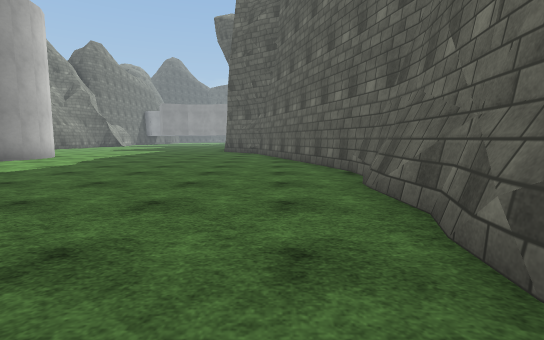
[1] (above)

18 first-person views from a walk through a Unity game level. The camera is 1.2 m above the floor, tilts 6° down and sees 85° across. The floor is counted in squares, 2 m on a side. Each view is taken from the middle of a square. On the plan, view 1 faces up. The plan holds only what a view shows up to about 9 squares ahead; the rest is blank. The place goes on beyond the plan. Some animated figures are not drawn. Surface patterns are stand-ins for the level's own textures.

[2]
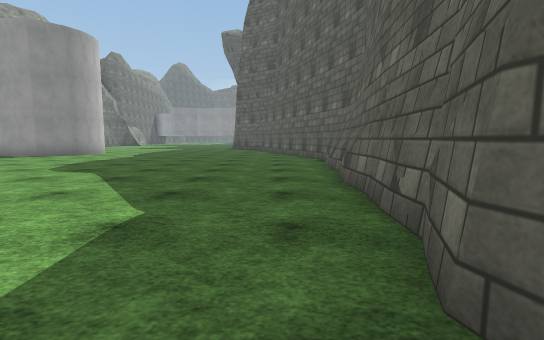

[3]
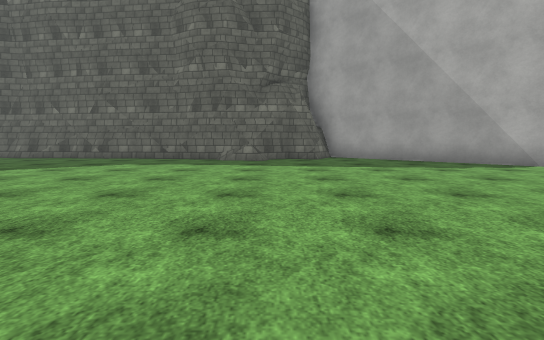

[4]
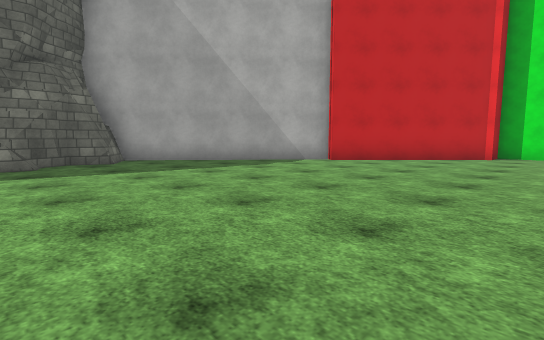

[5]
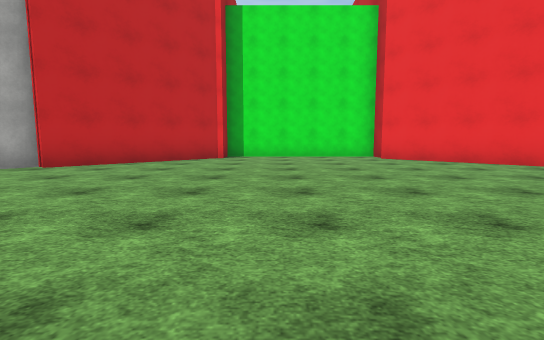

[6]
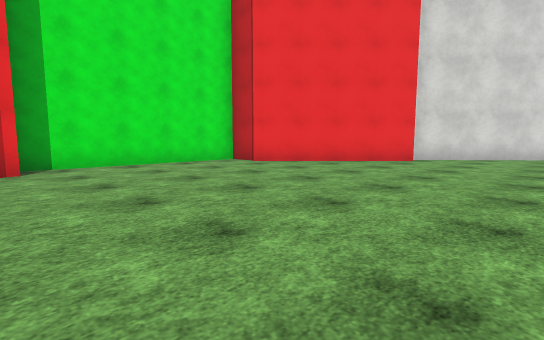

[7]
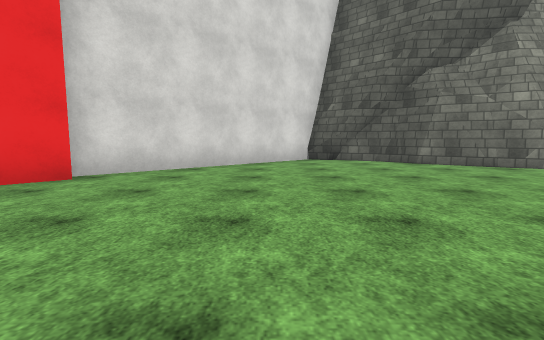

[8]
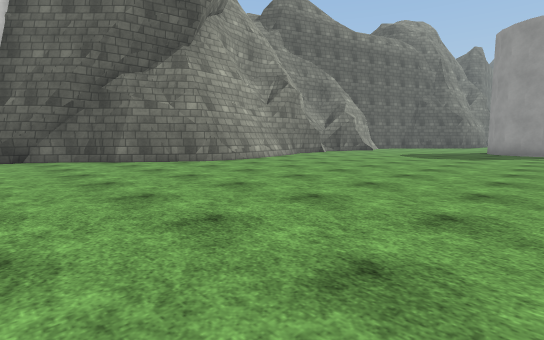

[9]
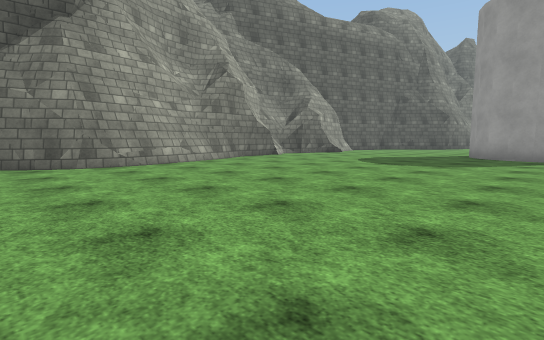

[10]
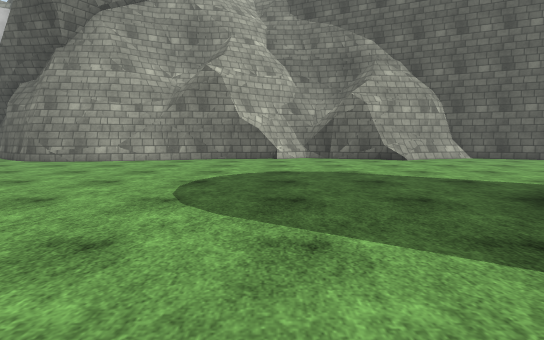

[11]
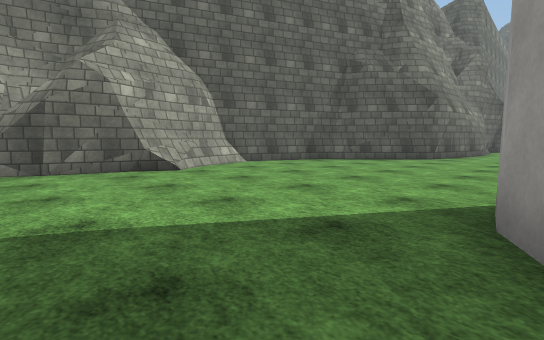

[12]
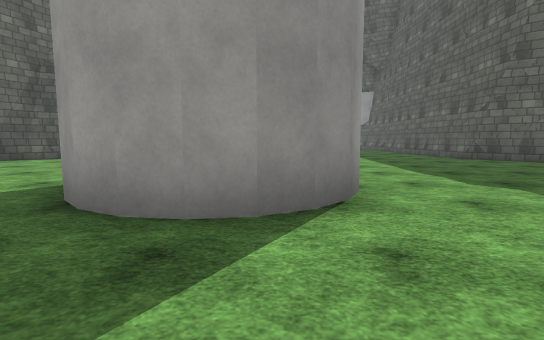

[13]
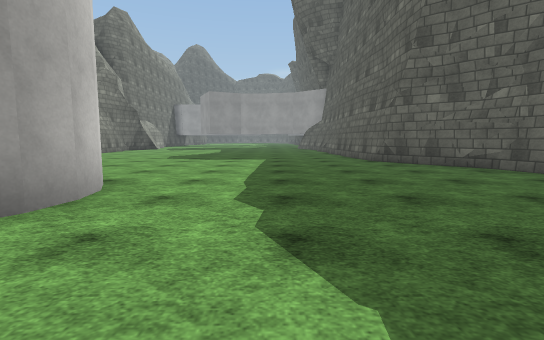

[14]
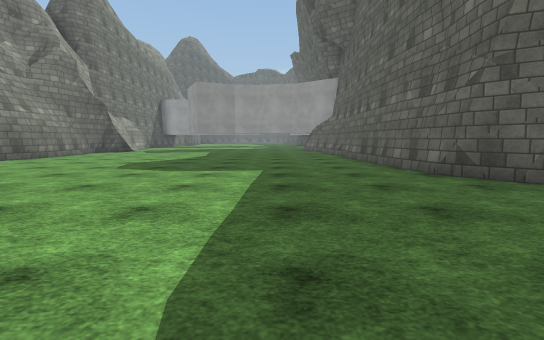

[15]
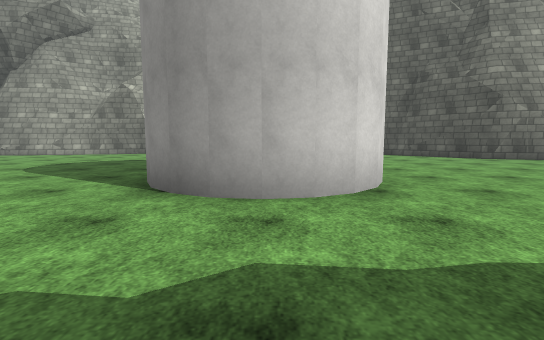

[16]
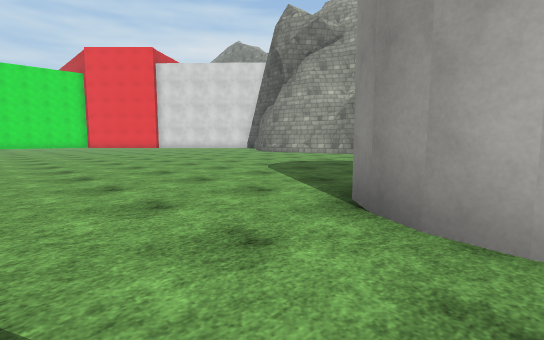

[17]
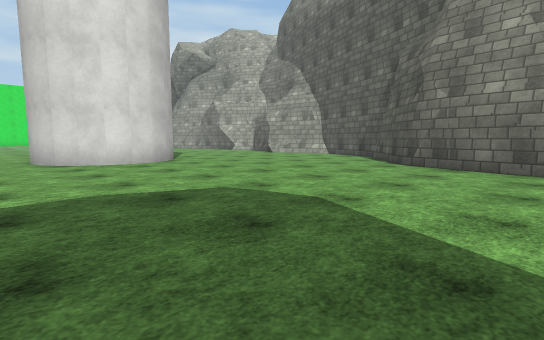

[18]
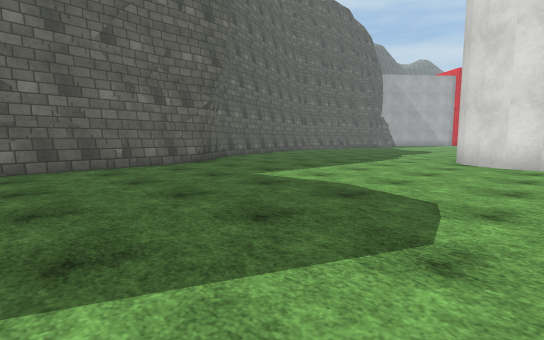

### Floor plan
Key: @ floor where view 1 was taken; # wall or solid block; . floor; = window, fence, low wall or low ledge.
Columns run from 18 left of view 1 to 2 right of it. Each row starts with its distance up from view 1.
 18      ##.........#
 17      #..........#
 16      #..........#
 15    ###..........#
 14   ##............##
 13   #..............#
 12   #..............##
 11   #...............#
 10   #.....####......
  9   #.....####.......#
  8   #.....####.......#
  7  ##................##
  6  #..................#
  5  ##.................#
  4   #.................#
  3   #.................#
  2   #................##
  1   ##...............#
  0    #..............@#
 -1    #...............#
 -2   ##...............#
 -3  ##................#
 -4  #................=#
 -5 ##.................##
 -6 #...................#
 -7 ##.................##
 -8  ##...............##
 -9   ##.............##
-10    ##...........##
-11     ##.........##
-12      ##.......##
-13       ##.....##
-14        #######

Positions as (right, up) in squares from view 1, and headings:
1: (0, 0), facing up
2: (0, -3), facing up
3: (-8, -4), facing right
4: (-7, -3), facing down-right
5: (-7, -4), facing down
6: (-5, -7), facing down-left
7: (-9, -7), facing left
8: (-8, -6), facing up-left
9: (-8, -3), facing up-left
10: (-7, 5), facing left
11: (-10, 6), facing up-left
12: (-8, 5), facing up
13: (-5, 6), facing up
14: (-5, 9), facing up
15: (-4, 9), facing left
16: (-5, 9), facing down-left
17: (-6, 18), facing down-left
18: (-9, 18), facing down-right
